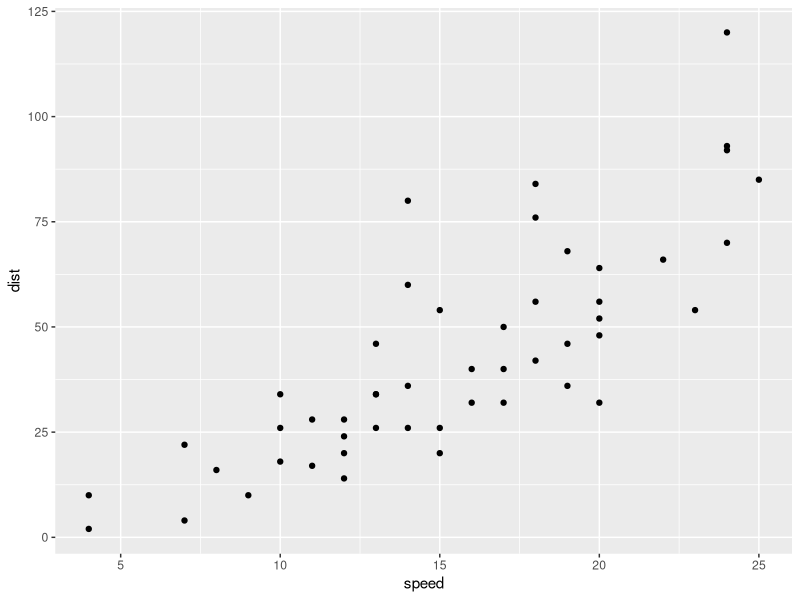
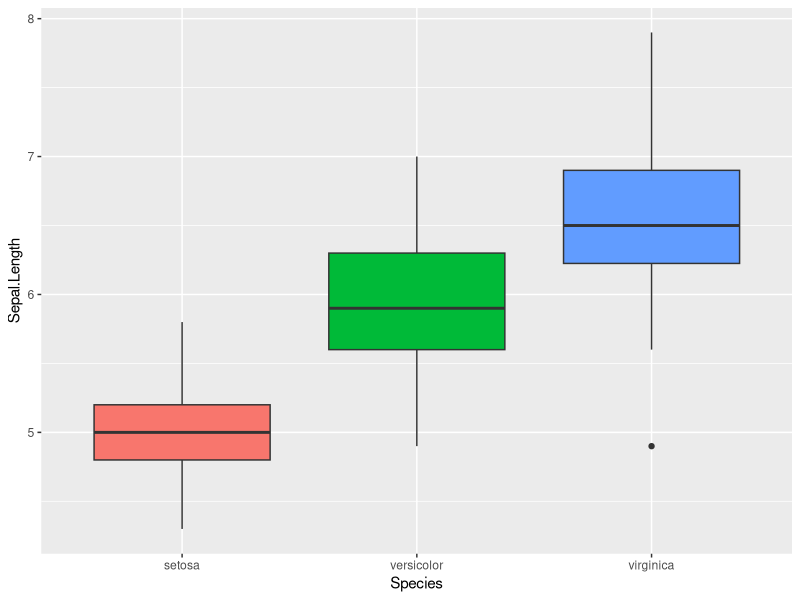

Write the R code that produced these figures, in order.
## ---- chunk 1
library(tidyverse)
cars %>% 
  ggplot(aes(x = speed, y = dist)) + 
  geom_point()
## ---- chunk 2
iris %>% 
  ggplot(aes(x = Species, y = Sepal.Length, fill = Species)) + 
  geom_boxplot(show.legend = F) 
